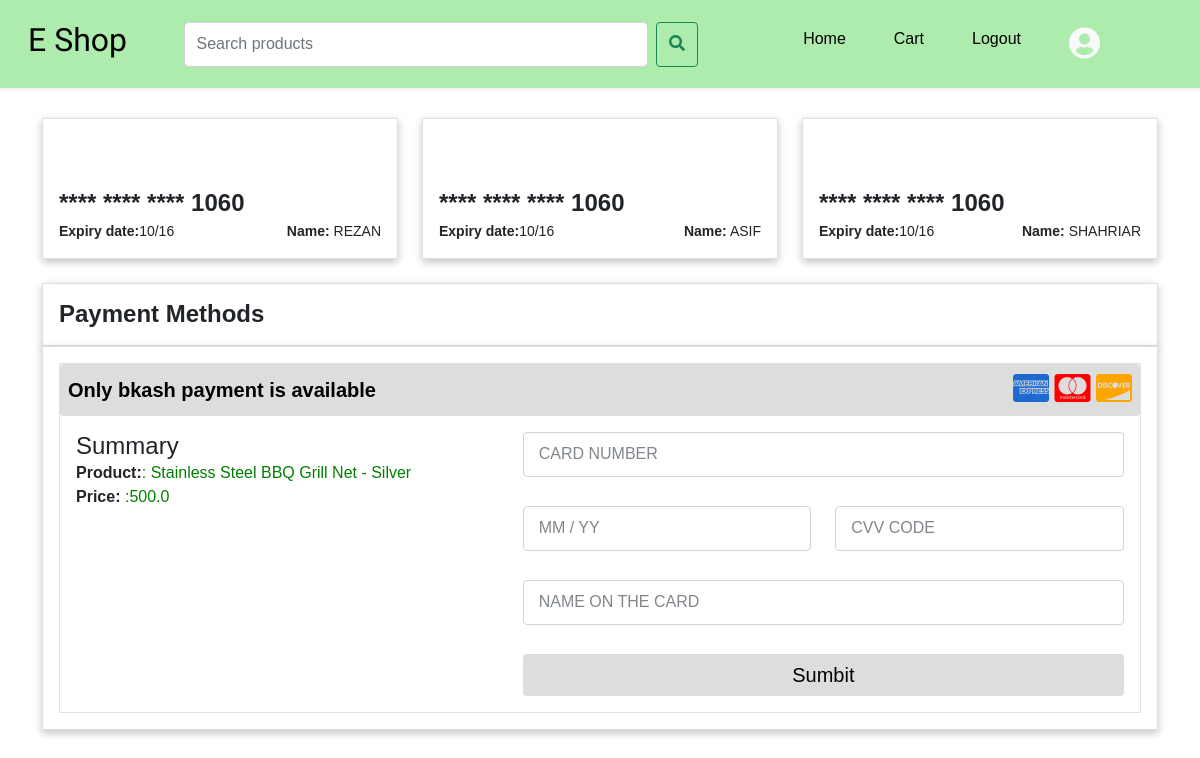
The page /payment?id=15 (signed in) on the database its author committed.
### products/models.py (models this page shows, shortened)
class products(models.Model):
  productName=models.CharField(max_length=500)
  productDescription=models.TextField()
  productPrice=models.FloatField()
  category=models.ForeignKey(Category,on_delete=models.SET_NULL,null=True)
  productImage=models.ImageField(upload_to='',null=True)

### products/views.py (the view)
# urls.py: path('payment',views.paymentPage,name='payment-page-api-api'),
@login_required(login_url='login')
def paymentPage(request):
  productId=request.GET.get('id')
  product=products.objects.get(id=productId)
  context={'product':product}
  return render(request,'products/payment_page.html',context)

### products/templates/products/payment_page.html (shortened to what this page needs)
{% load static %}
<!DOCTYPE html>
<html lang="en">
<head>
    <link rel="stylesheet" href="{% static 'products/styles/payment.css' %}">
</head>
<body>
{% include 'navbar.html' %}
<div class="container">
    <div class="row">
        <div class="col-lg-4 mb-lg-0 mb-3">
            <div class="card p-3">
                <div class="img-box"> <img src="https://www.freepnglogos.com/uploads/visa-logo-download-png-21.png" alt=""> </div>
                <div class="number"> <label class="fw-bold" for="">**** **** **** 1060</label> </div>
                <div class="d-flex align-items-center justify-content-between"> <small><span class="fw-bold">Expiry date:</span><span>10/16</span></small> <small><span class="fw-bold">Name:</span><span> REZAN</span></small> </div>
            </div>
        </div>
        <div class="col-lg-4 mb-lg-0 mb-3">
            <div class="card p-3">
                <div class="img-box"> <img src="https://www.freepnglogos.com/uploads/mastercard-png/file-mastercard-logo-svg-wikimedia-commons-4.png" alt=""> </div>
                <div class="number"> <label class="fw-bold">**** **** **** 1060</label> </div>
                <div class="d-flex align-items-center justify-content-between"> <small><span class="fw-bold">Expiry date:</span><span>10/16</span></small> <small><span class="fw-bold">Name:</span><span> ASIF</span></small> </div>
            </div>
        </div>
        <div class="col-lg-4 mb-lg-0 mb-3">
            <div class="card p-3">
                <div class="img-box"> <img src="https://www.freepnglogos.com/uploads/discover-png-logo/credit-cards-discover-png-logo-4.png" alt=""> </div>
                <div class="number"> <label class="fw-bold">**** **** **** 1060</label> </div>
                <div class="d-flex align-items-center justify-content-between"> <small><span class="fw-bold">Expiry date:</span><span>10/16</span></small> <small><span class="fw-bold">Name:</span><span> SHAHRIAR</span></small> </div>
            </div>
        </div>
        <div class="col-12 mt-4">
            <div class="card p-3">
                <p class="mb-0 fw-bold h4">Payment Methods</p>
            </div>
        </div>
        <div class="col-12">
            <div class="card p-3">
                <div class="card-body border p-0">
                    <p> <a class="btn btn-primary p-2 w-100 h-100 d-flex align-items-center justify-content-between" data-bs-toggle="collapse" href="#collapseExample" role="button" aria-expanded="true" aria-controls="collapseExample"> <span class="fw-bold">Only bkash payment is available</span> <span class=""> <span class="fab fa-cc-amex"></span> <span class="fab fa-cc-mastercard"></span> <span class="fab fa-cc-discover"></span> </span> </a> </p>
                    <div class="collapse show p-3 pt-0" id="collapseExample">
                        <div class="row">
                            <div class="col-lg-5 mb-lg-0 mb-3">
                                <p class="h4 mb-0">Summary</p>
                                <p class="mb-0"><span class="fw-bold">Product:</span><span class="c-green">: {{product.productName}}</span> </p>
                                <p class="mb-0"> <span class="fw-bold">Price:</span> <span class="c-green">:{{product.productPrice}}</span> </p>
                            </div>
                            <div class="col-lg-7">
                                <form action="" class="form">
                                    <div class="row">
                                        <div class="col-12">
                                            <div class="form__div"> <input type="text" class="form-control" placeholder=" " required> <label for="" class="form__label">Card Number</label> </div>
                                        </div>
                                        <div class="col-6">
                                            <div class="form__div"> <input type="text" class="form-control" placeholder=" " required> <label for="" class="form__label">MM / yy</label> </div>
                                        </div>
                                        <div class="col-6">
                                            <div class="form__div"> <input type="password" class="form-control" placeholder=" "required> <label for="" class="form__label">cvv code</label> </div>
                                        </div>
                                        <div class="col-12">
                                            <div class="form__div"> <input type="text" class="form-control" placeholder=" " required> <label for="" class="form__label">name on the card</label> </div>
                                        </div>
                                        <div class="col-12">
                                            <div id="confirm-btn" type="submit" class="btn btn-primary w-100">Sumbit</div>
                                        </div>
                                    </div>
                                </form>
                            </div>
                        </div>
                    </div>
                </div>
            </div>
        </div>
    </div>
</div>
</body>
</html>

### products/static/products/styles/payment.css (style rules this page uses)
* { margin: 0; padding: 0; box-sizing: border-box; font-family: 'Poppins', sans-serif }
.container { margin: 30px auto }
.container .card { width: 100%; box-shadow: rgba(0, 0, 0, 0.24) 0px 3px 8px; background: #fff; border-radius: 0px }
body { background: #eee }
.btn.btn-primary { background-color: #ddd; color: black; box-shadow: none; border: none; font-size: 20px; width: 100%; height: 100% }
.container .card .img-box { width: 80px; height: 50px }
.container .card .number { font-size: 24px }
.fab.fa-cc-amex { color: #1c6acf; font-size: 32px }
.fab.fa-cc-mastercard { font-size: 32px; color: red }
.fab.fa-cc-discover { font-size: 32px; color: orange }
.c-green { color: green }
.form__div { height: 50px; position: relative; margin-bottom: 24px }
.form-control { width: 100%; height: 45px; font-size: 14px; border: 1px solid #DADCE0; border-radius: 0; outline: none; padding: 2px; background: none; z-index: 1; box-shadow: none }
.form__label { position: absolute; left: 16px; top: 10px; background-color: #fff; color: #80868B; font-size: 16px; transition: .3s; text-transform: uppercase }

### products/static/products/styles/style.css (style rules this page uses)
* { font-family:sans-serif; }
a { text-decoration: none !important; color: black !important; }

### rows shown on the page
products: productName "Stainless Steel BBQ Grill Net - Silver", productPrice "500.0"
